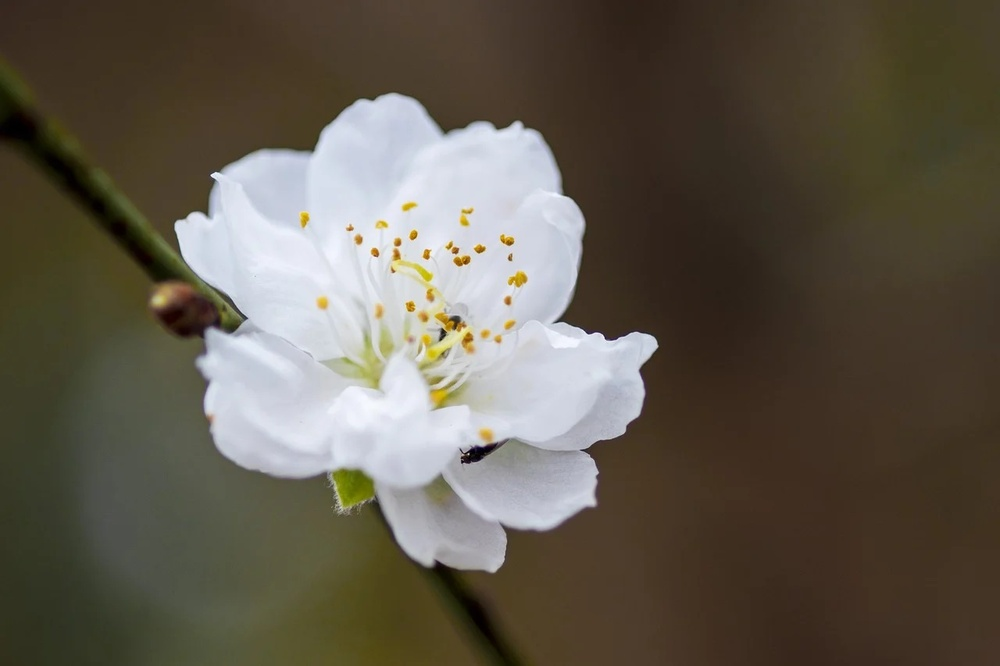
#> input picture page 236-237/F3_4 original.jpg, 1000 x 666 px, shrunk from 1280 x 853 before the run, found by its file name
$ python 'F3_4 เสร็จแล้ว.py'
#> lines starting #> are read from the running program, lines starting #| are printed output that depends on the picture
# วิธีที่ทำให้ code รันได้
# จะต้อง install module Pillow ก่อนโดยพิมพ์ pip install Pillow ใน terminal

from PIL import Image

img = Image.open(r'C:\Users\chano\Desktop\python project\page 236-237\F3_4 original.jpg') #แก้ส่วนนี้ให้เป็น directory ของรูปภาพต้นแบบ
#> img is the input picture: PIL image 1000x666 RGB; mean R, G, B 97, 90, 77
img = img.convert('RGB')
pixels = img.load()

for i in range(img.size[0]):
    for j in range(img.size[1]):
        r,g,b = pixels[i,j]

        r=i+r
        if r>255:
            r=255
        g=j+g
        if g>255:
            g=255
        b=100+b
        if b>255:
            b=255

        color = (r,g,b)
        pixels[i,j] = color
img.show()
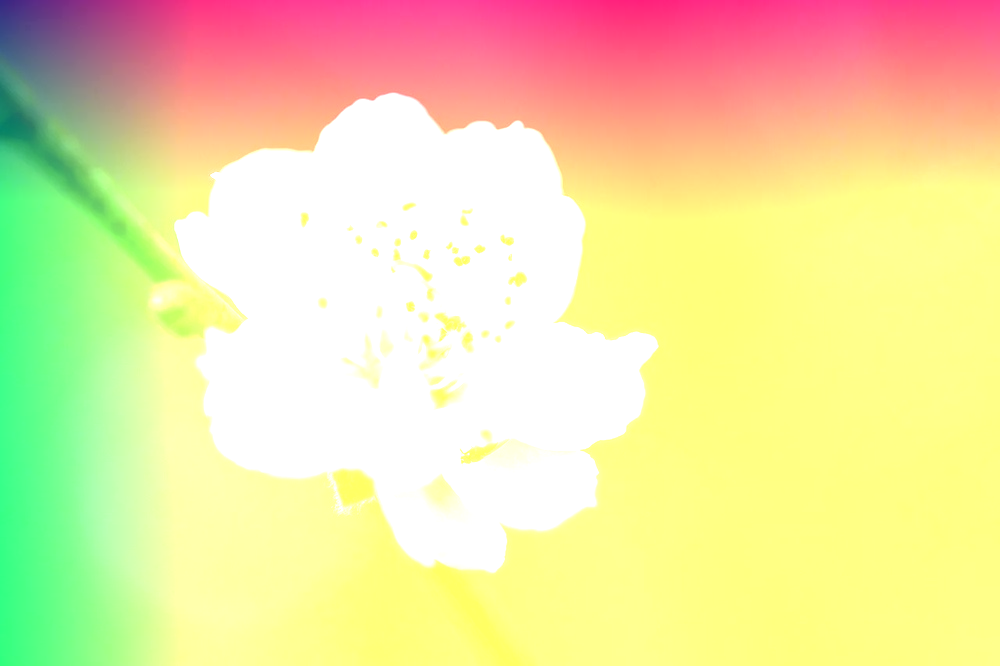
#> shown: PIL image 1000x666 RGB; mean R, G, B 236.7, 225.8, 164.1
#img.save(r'C:\Users\chano\Desktop\python project\page 236-237\F3_4 after run.jpg') #แก้ส่วนนี้ให้เป็น directory ที่จะแสดงรูปภาพผลลัพธ์

# ผลลัพธ์ที่ได้จากการรัน code นี้คือจะได้ไฟล์รูปภาพปรากฎขึ้นใน directory ของบรรทัดสุดท้าย img.save(directory)
# รูปภาพที่ปรากฏขึ้นจะเป็นรูปที่แบ่งสีเหลือง แดง เขียว ขาว อย่างชัดเจน โทนสีจะสว่างมาก ตามรูปภาพผลลัพธ์ที่ส่งมาด้วย
